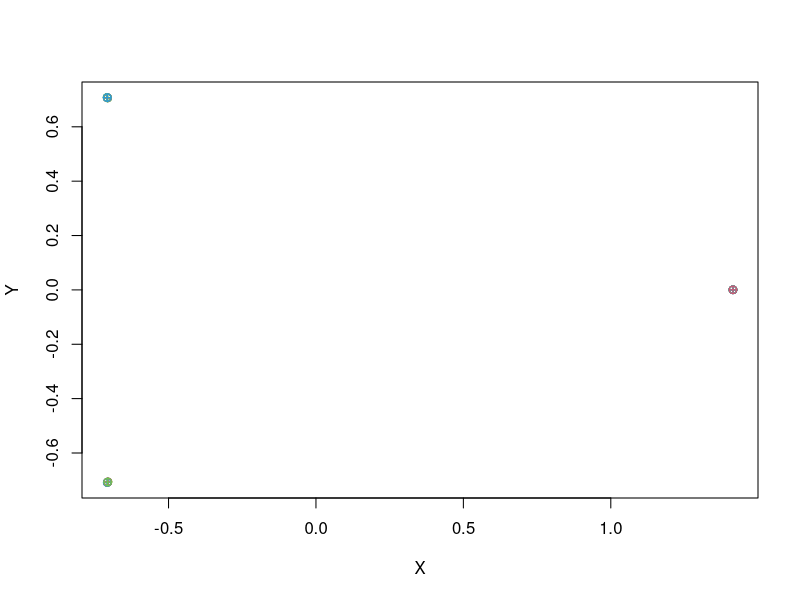

This chart was generated by the following R code:
# 4.a
set.seed(322)

a = matrix(rnorm(20*3*50, mean=0, sd=0.001), ncol=50)

a[1:20, 2] = 1
a[21:40, 1] = 2
a[21:40, 2] = 2
a[41:60, 1] = 1

# 4.b
pca.out = prcomp(a)
summary(pca.out)

plot(pca.out$x[,1:2], col=2:4, xlab="X", ylab="Y", pch=10) 

# 4.c
km.out = kmeans(a, 3, nstart=20)
table(km.out$cluster, c(rep(1,20), rep(2,20), rep(3,20)))

# The clusters are spread relatively unevenly. Clusters 1-2 being to close to each other
# And clusters 1-3 and 2-3 too farm from each other

# 4.d
km.out = kmeans(a, 2, nstart=20)
km.out$cluster

# Class "1" is inside of Class "2" now

# 4.e
km.out = kmeans(a, 4, nstart=20)
km.out$cluster

# It looks like Class 1 was split into two making it "1" and "3". Classes 2 and 4 
# remained the same.

# 4.f
km.out = kmeans(pca.out$x[,1:2], 3, nstart=20)
table(km.out$cluster, c(rep(1,20), rep(2,20), rep(3,20)))

# This looks exactly like the mirror image of the clustering done earlier. Still uneven.

# 4.g
km.out = kmeans(scale(a), 3, nstart=20)
km.out$cluster

# The results seem to be worse with scaled data. The scaling affect the distance between
# classes directly

